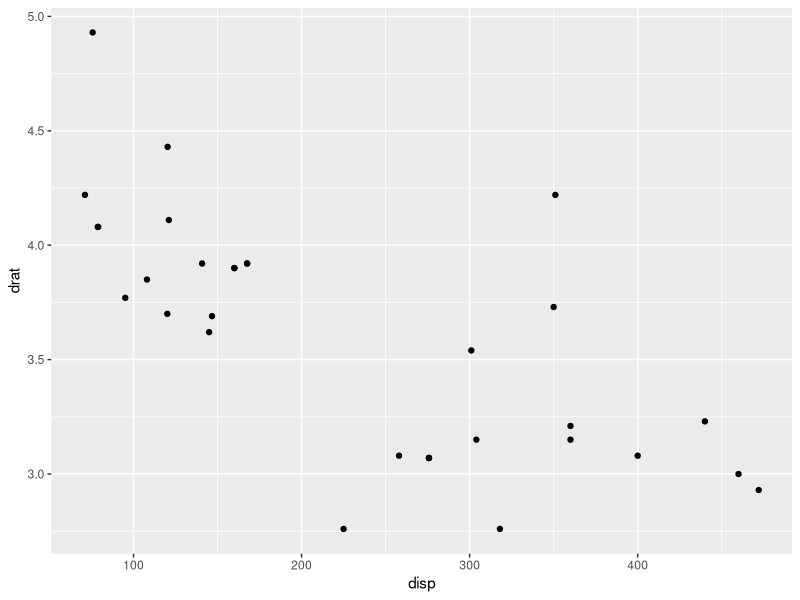
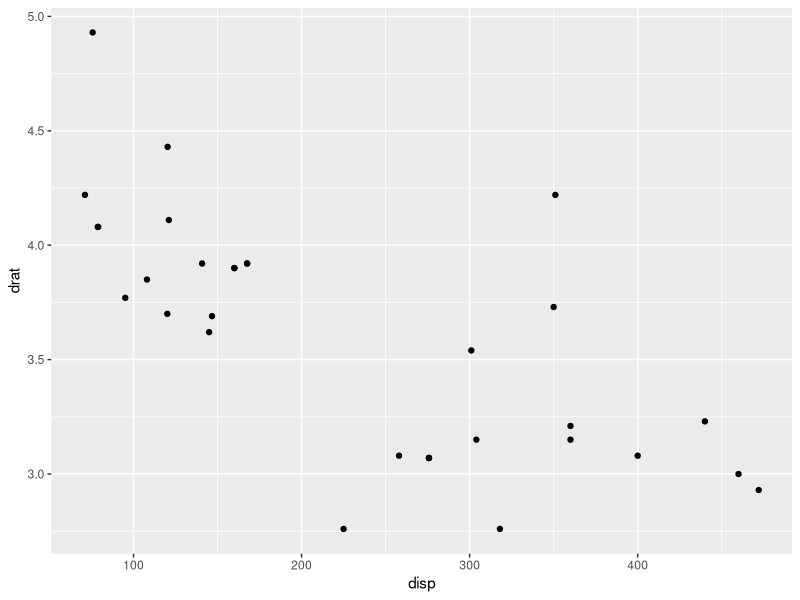
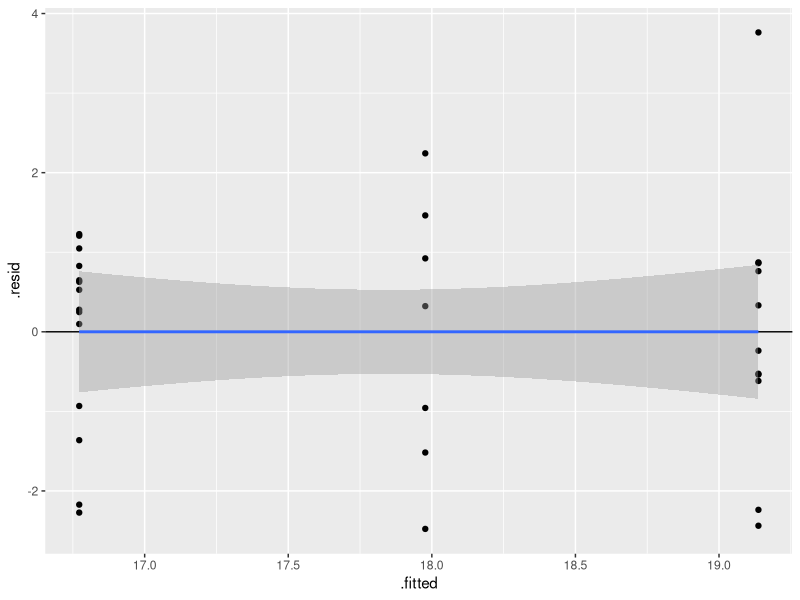
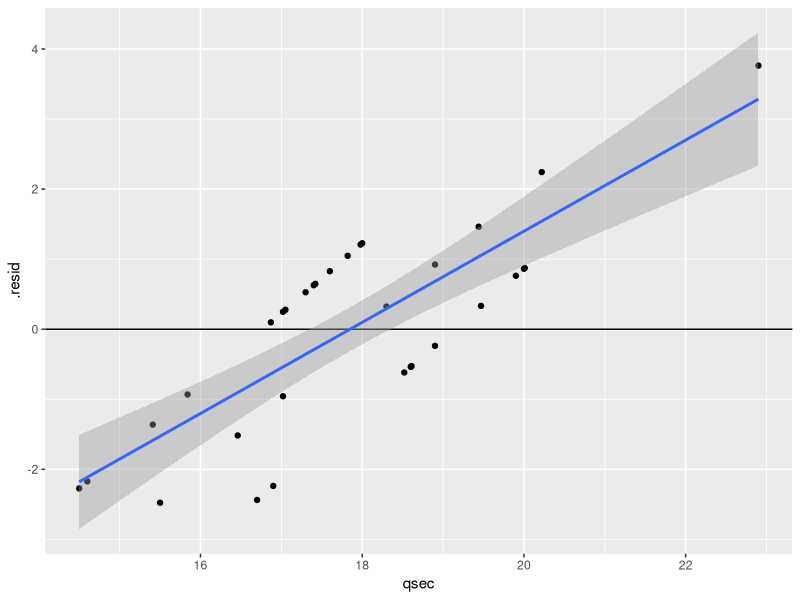

The R script that drew these images, in order:
## ---- chunk 1
# load libraries
library(tidyverse)
library(conflicted)
library(viridis)
library(broom)
library(magrittr)

# configure knit settings
knitr::opts_chunk$set(echo = TRUE, fig.width = 6, fig.height = 4)

# resolve package conflicts
filter <- dplyr::filter
select <- dplyr::select
## ---- chunk 2
# side-track: correlation and linear regression
cor(mtcars$hp, mtcars$wt)^2

lm(wt ~ hp, data = mtcars) %>% summary

# correlation significance test
cor.test(mtcars$hp, mtcars$wt)
## ---- chunk 3
# option 1
ggplot(mtcars, aes(x = disp, y = drat)) + geom_point()

# option 2
ggplot(mtcars, aes(x = disp, y = drat)) + geom_point()
## ---- chunk 4
# option 1
lm(disp ~ drat, data = mtcars) %>% tidy()
lm(disp ~ drat, data = mtcars) %>% glance()

# option 2
lm(drat ~ disp, data = mtcars) %>% tidy()
lm(disp ~ drat, data = mtcars) %>% glance()
## ---- chunk 5
aov(qsec ~ cyl, data = mtcars) %>% tidy()
## ---- chunk 6
aov(qsec ~ as.factor(cyl), data = mtcars) %>% TukeyHSD() %>% tidy()
## ---- chunk 7
### answer here
## ---- chunk 8
### answer here
## ---- chunk 9
aov(qsec ~ as.factor(cyl), data = mtcars) %>% 
  augment(mtcars) -> mtcars_augment
## ---- chunk 10
ggplot(mtcars_augment, aes(x = .fitted, y = .resid)) + geom_point() + geom_hline(yintercept = 0) + geom_smooth(method = 'lm')

ggplot(mtcars_augment, aes(x = qsec, y = .resid)) + geom_point() + geom_hline(yintercept = 0) + geom_smooth(method = 'lm')
## ---- chunk 11
### answer here
## ---- chunk 12
### answer here
## ---- chunk 13
### answer here
## ---- chunk 14
### answer here
